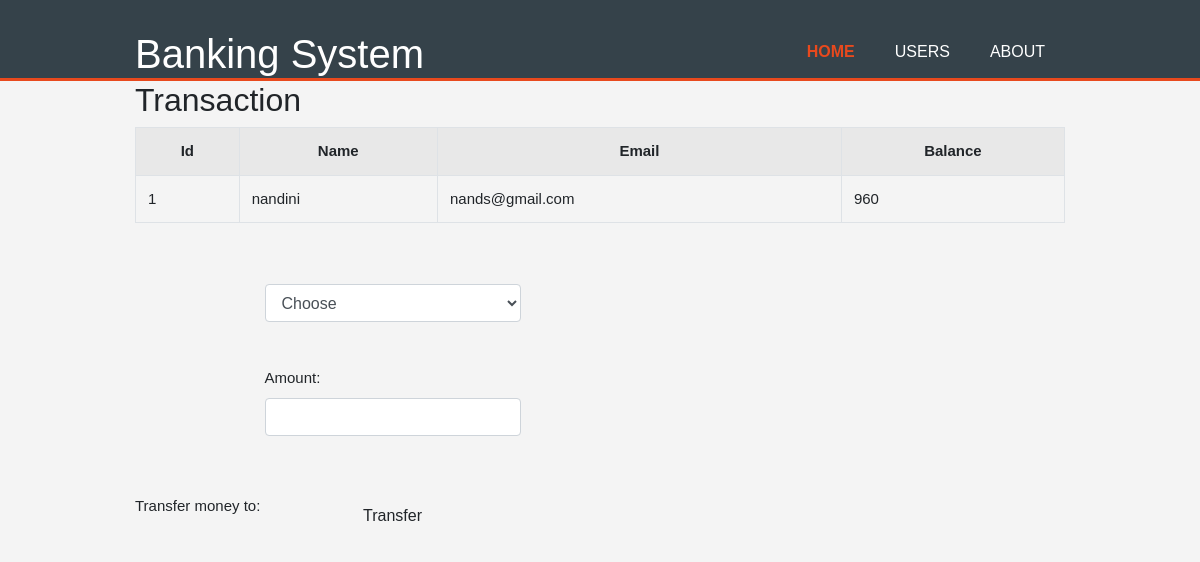
The page /transaction.php?id=1 on the database its author committed.
### tables this page shows
CREATE TABLE `user` (
  `id` int(11) NOT NULL,
  `Name` varchar(25) NOT NULL,
  `Email` varchar(25) NOT NULL,
  `Balance` double NOT NULL
);

### transaction.php (the view, shortened to what this page needs)
<?php
require('config/db.php');
?>
<!DOCTYPE html>
<html lang="en">
<head>
    <link rel="stylesheet" href="https://stackpath.bootstrapcdn.com/bootstrap/4.5.2/css/bootstrap.min.css">
    <link rel="stylesheet" href="./style.css">
</head>
<body>
<header>
    <div class="container">
        <div id="branding">
            <h1>Banking System</h1>
        </div>
        <nav>
            <ul>
                <li class="current"><a href="index.php">Home</a></li>
                <li><a href="viewusers.php">Users</a></li>
                <li><a href="about.php">About</a></li>
            </ul>
        </nav>
    </div>
</header>
    <div class="container">
    <h2>Transaction</h2>
        <?php
            $sid = $_GET['id'];
            $sql = "SELECT * FROM user where id=$sid";
            $result = mysqli_query($conn,$sql);
            $rows = mysqli_fetch_assoc($result);
        ?>
            <form method="post">
            <div>
            <table class="table table-striped table-condensed table-bordered">
                <tr>
                    <th class="text-center">Id</th>
                    <th class="text-center">Name</th>
                    <th class="text-center">Email</th>
                    <th class="text-center">Balance</th>
                </tr>
                <tr>
                    <td ><?php echo $rows['id'] ?></td>
                    <td ><?php echo $rows['Name'] ?></td>
                    <td><?php echo $rows['Email'] ?></td>
                    <td><?php echo $rows['Balance'] ?></td>
                </tr>
            </table>
        </div>
            <br><br>
            <label>Transfer money to: <label>
          <select name="to" class="form-control" required>
                <option value="" selected>Choose </option>
         </select>
         <br>
        <br>
            <label>Amount:</label>
            <input type="number" class="form-control" name="amount" required>
            <br><br>
                <div class="text-center" >
            <button class="btn mt-3" name="submit" type="submit" id="myBtn">Transfer</button>
            </div>
            </form>
    </div>
</body>
</html>

### style.css (style rules this page uses)
body { font-family: Arial, Helvetica, sans-serif; font-size: 15px; line-height:1.5; padding:0; margin:0; background-color: #f4f4f4; }
.container { margin:auto; width:80%; overflow:hidden; }
ul { margin:0; padding:0; }
header { background:#35424a; color:#ffffff; padding-top: 30px; min-height: 70px; border-bottom:#e8491d 3px solid; }
header a { color:#ffffff; text-decoration: none; text-transform: uppercase; font-size:16px; }
header li { float:left; display:inline; padding :0 20px 0 20px; }
header #branding { float:left; }
header #branding h1 { margin:0; }
header nav { float: right; margin-top: 10px; }
header .highlight, header .current a { color:#e8491d; font-weight: bold; }

### transaction.php (style rules this page uses)
button { border:none; background: #d9d9d9; }

### rows shown on the page
user: id "1", Name "nandini", Email "nands@gmail.com", Balance "960"
